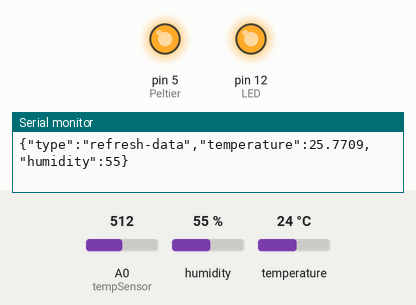
A sketch run on a simulated Arduino Uno, built with avr-gcc and run on an emulated ATmega328P. Shown: output pins drawn as LEDs (lit = HIGH), the last lines printed to the serial monitor. The inputs (shaded band) are chosen by the test bench; at power-on: A0 (tempSensor) = 512, humidity 55 %, temperature 24 °C.

Above: at 1.2 s.
1.3 s: A0 (tempSensor) set to 570
3.2 s: A0 (tempSensor) set to 585
At 5.1 s:
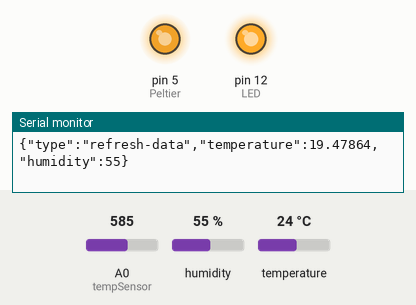
5.5 s: A0 (tempSensor) set to 716
At 6.6 s:
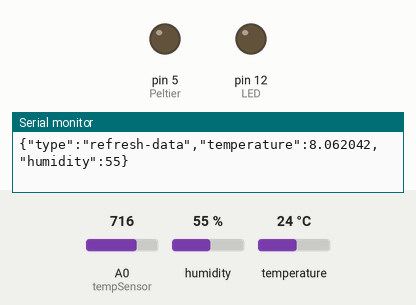
Timing chart, 0 to 8.5 s (numbered marks = the images above; inputs shaded):
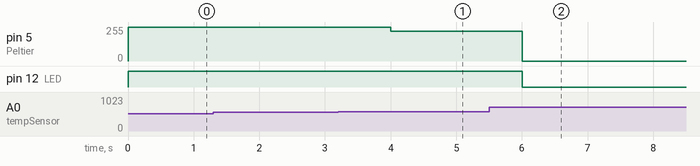

Measured:
- after the input at 3.2 s, pin 5 (Peltier): 255/255 → 224/255 after 0.81 s
- after the input at 5.5 s, pin 5 (Peltier): 224/255 → 0/255 after 0.50 s; pin 12 (LED): HIGH → LOW after 0.50 s

The sketch:

PimpMyFridge.ino
```cpp
#include "DHT.h"
#include <ArduinoJson.h>

#define DHTPIN 11
#define DHTTYPE DHT22

DHT dht(DHTPIN, DHTTYPE);

int tempSensor = 0;
int const LED = 12;
int const Peltier = 5;
float const A = 0.00109613;
float const B = 0.000240164;
float const C = 5.87433*pow(10,-8);
bool is_allumed = true;
float order = 18;
unsigned long previousMillis = 0;
const long interval = 1000;
float tempThermi = 0;

void setup() {
  Serial.begin(9600);
  pinMode(Peltier,OUTPUT);
  pinMode(LED,OUTPUT);
  analogWrite(Peltier,255);
  digitalWrite(LED,HIGH);


  dht.begin();
}

void loop() {


  unsigned long currentMillis = millis();

  float h = dht.readHumidity();
  float t = dht.readTemperature();
  float f = dht.readTemperature(true);

  if (isnan(h) || isnan(t) || isnan(f)) {
    Serial.println("Failed to read from DHT sensor!");
    return;
  }

  float hif = dht.computeHeatIndex(f, h);
  float hic = dht.computeHeatIndex(t, h, false);

   if (currentMillis - previousMillis >= interval) {
    previousMillis = currentMillis;
    DynamicJsonBuffer  jsonBuffer(200);

    JsonObject& root = jsonBuffer.createObject();

    root["type"] = "refresh-data";

    float output = analogRead(tempSensor);
    float tension = output * 0.0048;
    float resistance = 10000/((5/tension)-1);

    tempThermi = 1/(A+B*log(resistance)+C*pow(log(resistance),3));
    tempThermi = tempThermi-273.15;
    root["temperature"] =  tempThermi;
    root["humidity"] = h;
    root.printTo(Serial);
    Serial.println();

    smooth_frigde(tempThermi, order);

    if(tempThermi >= order && !is_allumed) {
      switch_fridge(true);
    }
    if(tempThermi <= order && is_allumed) {
      switch_fridge(false);
    }
   }
  }

 void serialEvent()
{
    String text = "";
    text = Serial.readString();

    DynamicJsonBuffer  jsonBufferMessage(200);
    JsonObject& message = jsonBufferMessage.parseObject(text);

     if (!message.success()) {
      Serial.println("parseObject() failed");
      return;
    }

    order = float(message["order-temperature"]);
    //Serial.println("Consigne reçue  :"+ String(order));
    //Serial.println("Température actuelle  :"+ String(tempThermi));

    if(order >= tempThermi) {
      // Stop le frigo
      switch_fridge(false);
    }
    else {
      // Démarre le frigo
      switch_fridge(true);
    }

}

void switch_fridge(boolean ON) {
  if(ON) {
    analogWrite(Peltier,255);
    digitalWrite(LED,HIGH);
    is_allumed = true;
  }
  else {
    analogWrite(Peltier,0);
    digitalWrite(LED,LOW);
    is_allumed = false;
  }
}

void smooth_frigde(float temp, float order) {
  if(temp > order && temp - order <= 1.5){
     analogWrite(Peltier,224);
  }
  if(temp > order && temp - order <= 0.5){
     analogWrite(Peltier,192);
  }
}


//Pour une consigne donnée
```
